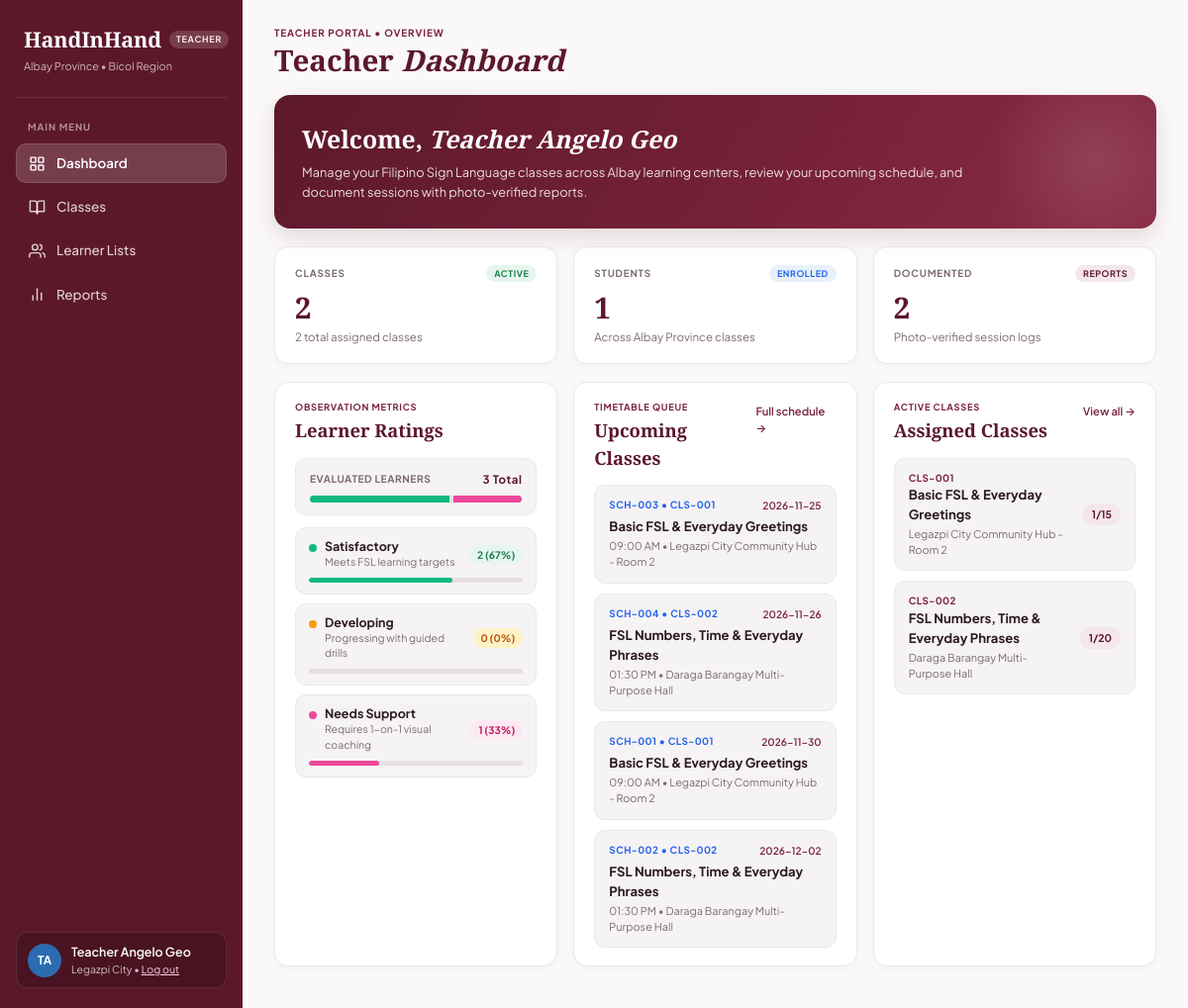
Page /teacher_dashboard.php on the committed database.
### tables this page shows
CREATE TABLE `teachers` (
  `teacher_id` int(11) NOT NULL,
  `account_id` int(11) NOT NULL,
  `barangay_id` int(11) NOT NULL,
  `first_name` varchar(100) NOT NULL,
  `middle_name` varchar(100) DEFAULT NULL,
  `last_name` varchar(100) NOT NULL,
  `gender` enum('Male','Female','Prefer not to say') NOT NULL,
  `birthdate` date NOT NULL,
  `street_address` varchar(255) DEFAULT NULL,
  `contact_number` varchar(50) NOT NULL,
  `specialization` varchar(150) NOT NULL,
  `years_of_experience` int(11) UNSIGNED NOT NULL DEFAULT 0,
  `is_active` tinyint(1) NOT NULL DEFAULT 1
);

CREATE TABLE `class_schedule` (
  `schedule_id` int(11) NOT NULL,
  `class_id` int(11) NOT NULL,
  `session_date` date NOT NULL,
  `start_time` time NOT NULL,
  `end_time` time NOT NULL CHECK (`end_time` > `start_time`),
  `venue` varchar(255) DEFAULT NULL,
  `status` enum('scheduled','ongoing','completed','rescheduled','cancelled') NOT NULL DEFAULT 'scheduled',
  `remarks` varchar(255) DEFAULT NULL,
  `created_at` timestamp NOT NULL DEFAULT current_timestamp()
);

CREATE TABLE `class` (
  `class_id` int(11) NOT NULL,
  `created_by` int(11) NOT NULL,
  `class_title` varchar(200) NOT NULL,
  `description` text DEFAULT NULL,
  `max_capacity` int(11) NOT NULL CHECK (`max_capacity` > 0),
  `current_enrolled` int(11) NOT NULL DEFAULT 0 CHECK (`current_enrolled` >= 0 and `current_enrolled` <= `max_capacity`),
  `status` enum('Draft','Open','Ongoing','Completed','Cancelled') NOT NULL DEFAULT 'Open',
  `created_at` timestamp NOT NULL DEFAULT current_timestamp()
);

### teacher_dashboard.php (the view, shortened to what the rows shown need)
<?php
require_once __DIR__ . '/includes/db_connect.php';
$current_account_id = (int)($_SESSION['account_id'] ?? 0);
$teacher_id         = 0;
$teacher_full_name  = 'Teacher Maria';
$teacher_location   = 'Legazpi City';
if (isset($conn) && $conn instanceof mysqli) {
    try {
        if ($current_account_id > 0) {
            $stmt = $conn->prepare("SELECT teacher_id, first_name, last_name, barangay_id FROM teachers WHERE account_id = ? LIMIT 1");
            $stmt->bind_param('i', $current_account_id);
            $stmt->execute();
            $tch = $stmt->get_result()->fetch_assoc();
            $stmt->close();
        } else {
            $res = $conn->query("SELECT teacher_id, first_name, last_name, barangay_id FROM teachers ORDER BY teacher_id ASC LIMIT 1");
            $tch = $res ? $res->fetch_assoc() : null;
        }
        if (!empty($tch)) {
            $teacher_id         = (int)$tch['teacher_id'];
            $teacher_first_name = trim((string)($tch['first_name'] ?? 'Maria')) ?: 'Maria';
            $teacher_full_name  = 'Teacher ' . $teacher_first_name;
        }
    } catch (Throwable $e) {
    }
}
$name_parts = preg_split('/\s+/', trim($teacher_full_name));
$initials   = strtoupper(
    substr($name_parts[0] ?? 'T', 0, 1) .
    substr($name_parts[1] ?? 'M', 0, 1)
);
$upcoming_classes = [];
$assigned_classes = [];
if (isset($conn) && $conn instanceof mysqli) {
    $tid = (int)$teacher_id;
    try {
        $sql_classes = "
            SELECT
                c.*,
                c.class_title AS class_name,
                (SELECT cs.venue FROM class_schedule cs
                  WHERE cs.class_id = c.class_id
                  ORDER BY cs.session_date ASC, cs.start_time ASC
                  LIMIT 1) AS location
            FROM class c
            JOIN class_teacher ct ON ct.class_id = c.class_id
            WHERE ct.teacher_id = {$tid}
            ORDER BY c.class_id ASC
        ";
        if ($res = $conn->query($sql_classes)) {
            while ($c = $res->fetch_assoc()) {
                $cid    = (int)$c['class_id'];
                $enrolled_in_class = 0;
                try {
                    if ($ec = $conn->query("SELECT COUNT(*) AS cnt FROM class_enrollments WHERE class_id = {$cid} AND status = 'enrolled'")) {
                        $enrolled_in_class = (int)($ec->fetch_assoc()['cnt'] ?? 0);
                    }
                } catch (Throwable $ignore) {}
                $assigned_classes[] = [
                    'code'     => sprintf('CLS-%03d', $cid),
                    'title'    => $c['class_name'] ?? ($c['title'] ?? 'FSL Class #' . $cid),
                    'location' => $c['location'] ?? ($c['venue'] ?? 'Legazpi City (Brgy. Rawis)'),
                    'enrolled' => $enrolled_in_class,
                    'capacity' => (int)($c['max_capacity'] ?? ($c['capacity'] ?? 15)),
                ];
            }
        }
    } catch (Throwable $e) {
    }
    try {
        $sql_sched = "
            SELECT
                s.*,
                c.class_id,
                c.class_title AS class_name,
                s.venue AS location
            FROM class_schedule s
            JOIN class c ON c.class_id = s.class_id
            JOIN class_teacher ct ON ct.class_id = c.class_id
            WHERE ct.teacher_id = {$tid}
            ORDER BY s.session_date ASC, s.start_time ASC
            LIMIT 4
        ";
        if ($res = $conn->query($sql_sched)) {
            while ($s = $res->fetch_assoc()) {
                $sid  = (int)($s['schedule_id'] ?? $s['id'] ?? 0);
                $cid  = (int)($s['class_id'] ?? 0);
                $time_fmt = !empty($s['start_time']) ? date('h:i A', strtotime((string)$s['start_time'])) : '09:00 AM';
                $loc_txt  = $s['location'] ?? 'Legazpi City (Brgy. Rawis)';
                $upcoming_classes[] = [
                    'sched_code' => sprintf('SCH-%03d', $sid),
                    'class_code' => sprintf('CLS-%03d', $cid),
                    'date'       => $s['session_date'] ?? date('Y-m-d'),
                    'title'      => $s['class_name'] ?? 'FSL Session',
                    'meta'       => $time_fmt . ' • ' . $loc_txt,
                ];
            }
        }
    } catch (Throwable $e) {
        $upcoming_classes = [];
    }
}
?>
<!DOCTYPE html>
<html lang="en">
<head>
    <link rel="stylesheet" href="assets/css/teacher.css?v=8">
</head>
<body>
<div class="teacher-layout">
    <aside class="sidebar" id="teacherSidebar">
        <div class="sidebar-footer">
            <div class="profile-card">
                <div class="profile-avatar"><?php echo htmlspecialchars($initials); ?></div>
                <div class="profile-info">
                    <strong><?php echo htmlspecialchars($teacher_full_name); ?></strong>
                    <span><?php echo htmlspecialchars($teacher_location); ?> &bull; <a href="actions/logout.php" class="logout-link">Log out</a></span>
                </div>
            </div>
        </div>
    </aside>
    <main class="main-content">
        <header class="page-header">
            <div class="header-titles">
                <h1 class="page-title">Teacher <em>Dashboard</em></h1>
            </div>
        </header>
        <section class="welcome-banner">
            <h2>Welcome, <em><?php echo htmlspecialchars($teacher_full_name); ?></em></h2>
        </section>
        <section class="dashboard-panels-3">
            <article class="panel-card">
                <div class="panel-header">
                    <div>
                        <h2 class="panel-title">Learner Ratings</h2>
                    </div>
                </div>
            </article>
            <article class="panel-card">
                <div class="panel-header">
                    <div>
                        <h2 class="panel-title">Upcoming Classes</h2>
                    </div>
                </div>
                <div class="mini-items-stack">
                    <?php if (empty($upcoming_classes)): ?>
                        <div class="empty-panel-note">No upcoming class schedules found in the database.</div>
                    <?php else: ?>
                        <?php foreach ($upcoming_classes as $item): ?>
                            <a href="teacher_classes.php" class="mini-item-card">
                                <div class="mini-item-top">
                                    <span class="mini-code-line"><?php echo htmlspecialchars($item['sched_code'] . ' • ' . $item['class_code']); ?></span>
                                    <span class="mini-date-tag"><?php echo htmlspecialchars($item['date']); ?></span>
                                </div>
                                <div class="mini-item-title"><?php echo htmlspecialchars($item['title']); ?></div>
                                <div class="mini-item-sub"><?php echo htmlspecialchars($item['meta']); ?></div>
                            </a>
                        <?php endforeach; ?>
                    <?php endif; ?>
                </div>
            </article>
            <article class="panel-card">
                <div class="panel-header">
                    <div>
                        <h2 class="panel-title">Assigned Classes</h2>
                    </div>
                </div>
                <div class="mini-items-stack">
                    <?php if (empty($assigned_classes)): ?>
                        <div class="empty-panel-note">No assigned classes found in the database.</div>
                    <?php else: ?>
                        <?php foreach (array_slice($assigned_classes, 0, 4) as $cls): ?>
                            <a href="teacher_classes.php" class="mini-item-card">
                                <div class="mini-item-row">
                                    <div>
                                        <div class="mini-code-line maroon"><?php echo htmlspecialchars($cls['code']); ?></div>
                                        <div class="mini-item-title"><?php echo htmlspecialchars($cls['title']); ?></div>
                                        <div class="mini-item-sub"><?php echo htmlspecialchars($cls['location']); ?></div>
                                    </div>
                                    <span class="capacity-pill"><?php echo (int)$cls['enrolled'] . '/' . (int)$cls['capacity']; ?></span>
                                </div>
                            </a>
                        <?php endforeach; ?>
                    <?php endif; ?>
                </div>
            </article>
        </section>
    </main>
</div>
</body>
</html>

### rows in the picture
teachers: first_name "TA", first_name "Teacher Angelo Geo"
class_schedule: class_code "SCH-003 • CLS-001", session_date "2026-11-25", class.class_title "Basic FSL & Everyday Greetings", meta "09:00 AM • Legazpi City Community Hub - Room 2"
class_schedule: class_code "SCH-004 • CLS-002", session_date "2026-11-26", class.class_title "FSL Numbers, Time & Everyday Phrases", meta "01:30 PM • Daraga Barangay Multi-Purpose Hall"
class_schedule: class_code "SCH-001 • CLS-001", session_date "2026-11-30", class.class_title "Basic FSL & Everyday Greetings", meta "09:00 AM • Legazpi City Community Hub - Room 2"
class_schedule: class_code "SCH-002 • CLS-002", session_date "2026-12-02", class.class_title "FSL Numbers, Time & Everyday Phrases", meta "01:30 PM • Daraga Barangay Multi-Purpose Hall"
class: code "CLS-001", title "Basic FSL & Everyday Greetings", location "Legazpi City Community Hub - Room 2", enrolled "1", max_capacity "15"
class: code "CLS-002", title "FSL Numbers, Time & Everyday Phrases", location "Daraga Barangay Multi-Purpose Hall", enrolled "1", max_capacity "20"

### other values in the picture
$teacher_location "Legazpi City"
$active_classes_count "2"
$total_assigned_classes "2"
$enrolled_students_cnt "1"
$documented_reports_cnt "2"
$total_evaluated "3"
$eval_satisfactory "2"
$sat_pct "67"
$eval_developing "0"
$dev_pct "0"
$eval_needs_support "1"
$sup_pct "33"
